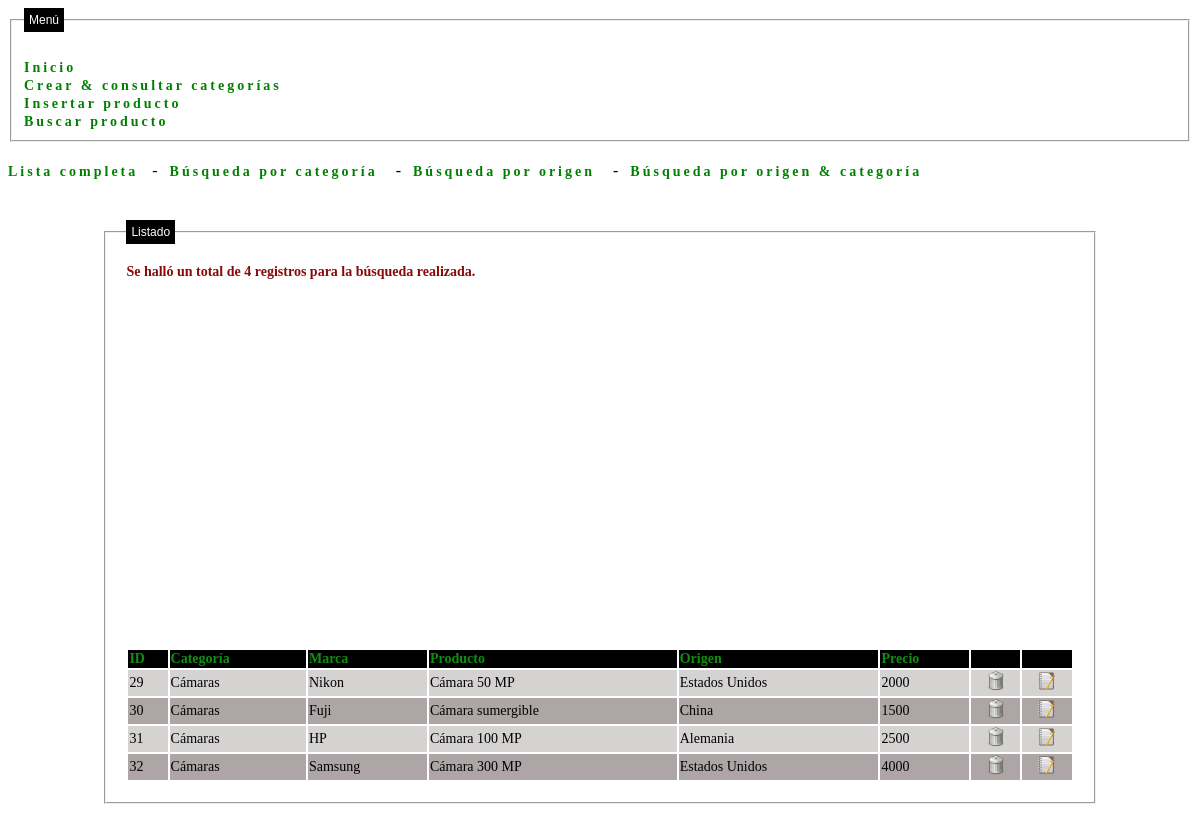
Screenshot of /PHP/ProcesoCatVER.php?CAT=31 with the database file from the repository.
### tables this page shows
CREATE TABLE IF NOT EXISTS `productos` (
  `idProd` int(10) unsigned NOT NULL,
  `marcaProd` varchar(100) NOT NULL,
  `descProd` varchar(200) NOT NULL,
  `origenProd` varchar(100) NOT NULL,
  `precioProd` int(11) unsigned NOT NULL,
  `idCatProd` int(11) unsigned NOT NULL
);

CREATE TABLE IF NOT EXISTS `categorias` (
  `idCat` int(10) unsigned NOT NULL,
  `tipoCat` varchar(50) NOT NULL
);

### PHP/ProcesoCatVER.php (the view, shortened to what this page needs)
<!DOCTYPE html>
<html>
<head>
    <link rel="stylesheet" href="../CSS/Estilos.css" />
</head>
<body>
<?php
    include "../Inc/menu.inc";
    include "../Conexion/conexion.php";
?>
    <div id="menu">
         <a href="ProcProdVERTODO.php">Lista completa</a><span>&nbsp;- &nbsp;</span>
<a href="FormCatVER.php">Búsqueda por categoría</a>
<span>&nbsp;- &nbsp;</span>
<a href="FormOrigVER.php">Búsqueda por origen</a>
<span>&nbsp;- &nbsp;</span>
<a href="FormCatOrigVER.php">Búsqueda por origen & categoría</a>
    </div>
<div id="contenido">
    <fieldset id="dsc">
        <legend>Listado</legend>
        <table id="lst">
<?php
if (isset($_GET["ORD"])){
            $orden = $_GET["ORD"];
        } else {
            $orden = "idCat";
        }
    $cat = utf8_decode($_GET["CAT"]);
    if ($cat==0) {
        echo  "<p>Seleccionar Categoría</P>";
    }else{
        $sql = "SELECT * FROM productos AS p JOIN categorias AS c WHERE (c.idCat=$cat AND c.idCat=p.idCatProd) ORDER BY $orden";
    $resultado = mysql_query($sql ,$conexion) ;
    $num_regs = mysql_num_rows($resultado);
    if ($num_regs==0) {
            echo "<span class='titERR'>No fueron hallados registros para la búsqueda realizada.</span>" ;
        }else{
            echo "<span class='titERR'>Se halló un total de $num_regs registros para la búsqueda realizada.</span>" ;
        }
    echo "
                <tr>
                    <th>
                    <a href='ProcesoCatVER.php?ORD=idCat&CAT=$cat'>ID
                    </th>
                    <th>
                    <a href='ProcesoCatVER.php?ORD=tipoCat&CAT=$cat'>Categoría
                    </th>
                    <th>
                    <a href='ProcesoCatVER.php?ORD=marcaProd&CAT=$cat'>Marca
                    </th>
                    <th>
                    <a href='ProcesoCatVER.php?ORD=descProd&CAT=$cat'>Producto
                    </th>
                    <th>
                    <a href='ProcesoCatVER.php?ORD=origenProd&CAT=$cat'>Origen
                    </th>
                    <th>
                    <a href='ProcesoCatVER.php?ORD=precioProd&CAT=$cat'>Precio
                    </th>
                    <th>
                    </th>
                    <th>
                    </th>
                </tr>
        ";
     $fila=1;
     while ($lista=mysql_fetch_array($resultado)) {
        $id = utf8_encode($lista["idProd"]);
        $categoria = utf8_encode($lista["tipoCat"]);
        $producto = utf8_encode($lista["descProd"]);
        $marca = utf8_encode($lista["marcaProd"]);
        $origen = utf8_encode($lista["origenProd"]);
        $precio = utf8_encode($lista["precioProd"]);
        $resto = $fila%2;
            if ($resto==0) {
                echo "<tr class='filaPAR'>\n";
            } else {
                echo "<tr class='filaIMP'>\n";
            }
            echo "<td>$id</td></br>";
            echo "<td>$categoria</td></br>";
            echo "<td>$marca</td></br>";
            echo "<td>$producto</td></br>";
            echo "<td>$origen</td></br>";
            echo "<td>$precio</td></br>";
            echo "<td align='center'><a href='FormProdDLT.php?ID=$id'><img src='../Img/Icon-trash.png' width='20' height='20' title='Eliminar registro'></a></br></td>";
                echo "<td align='center'><a href='FormProdUPD.php?ID=$id'><img src='../Img/editar.png' width='20' height='20' title='Eliminar registro'></a></br></td>";
            $fila++;
    }
    }
?>
    </table>
    </fieldset>
</div>
</body>
</html>

### CSS/Estilos.css (style rules this page uses)
div#menu { margin-top: 20px; }
div#menu a:link { font-family: verdana; font-size: 14px; font-weight: bold; letter-spacing: 3px; margin-right: 10px; color: green; text-decoration: none; }
fieldset#dsc { border-top: 50%; height: 100%; width: 80%; margin: 40px auto; font-family: calibri; font-size: 14px; text-align: justify; padding: 20px; }
legend { font-family: arial; font-size: 12px; background-color: black; color: white; padding: 5px; }
table#lst { width: 100%; }
table#lst th { background-color: black; color: white; }
.filaIMP { background-color: #D5D2D2; }
.filaPAR { background-color: #AEA6A6; }
.titERR { font-weight: bold; color: #8A0808; }
table#lst a:link { color: #108E10; text-decoration: none; }

### rows the page displays
productos: idProd "29", idCatProd.tipoCat "Cámaras", marcaProd "Nikon", descProd "Cámara 50 MP", origenProd "Estados Unidos", precioProd "2000"
productos: idProd "30", idCatProd.tipoCat "Cámaras", marcaProd "Fuji", descProd "Cámara sumergible", origenProd "China", precioProd "1500"
productos: idProd "31", idCatProd.tipoCat "Cámaras", marcaProd "HP", descProd "Cámara 100 MP", origenProd "Alemania", precioProd "2500"
productos: idProd "32", idCatProd.tipoCat "Cámaras", marcaProd "Samsung", descProd "Cámara 300 MP", origenProd "Estados Unidos", precioProd "4000"

### other values shown
$num_regs "4"
